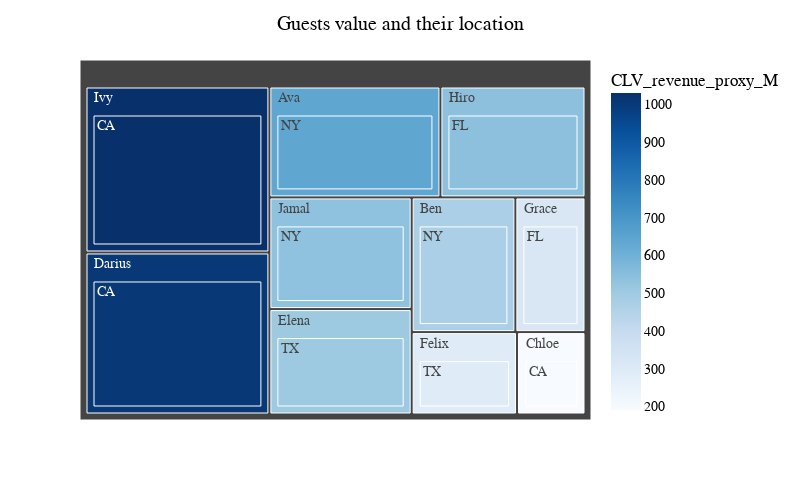

The code cell stored with this chart in its notebook:
### Markdown cell above
### 5- Mapping Guest Value Across States.

### Code cell
fig = px.treemap(guest_df,
                 path=['first_name','home_state'],
                 values='CLV_revenue_proxy_M',
                 color='CLV_revenue_proxy_M',     
                color_continuous_scale='Blues')
fig.update_layout(title='Guests value and their location',
                height=500, width=800,               # my figure size                   
                plot_bgcolor="white",                # my background
                title_x=0.5,                         # my title at the center
                font=dict(size=14, family="Arial,Bold",color="black"))
fig.show()

### Figure 1 — Plotly figure (JSON) as saved in the notebook; plotly's stock layout.template omitted (floating-point values rounded to 4 significant figures)
{"data": [{"branchvalues": "total", "customdata": [[1030.0], [1005.0], [190.4], [542.9], [318.8], [640.1], [536.3], [471.4], [506.3], [292.9], [1030.0], [1005.0], [190.4], [542.9], [318.8], [640.1], [536.3], [471.4], [506.3], [292.9]], "domain": {"x": [0, 1], "y": [0, 1]}, "hovertemplate": "labels=%{label}<br>CLV_revenue_proxy_M_sum=%{value}<br>parent=%{parent}<br>id=%{id}<br>CLV_revenue_proxy_M=%{color}<extra></extra>", "ids": ["Ivy/CA", "Darius/CA", "Chloe/CA", "Hiro/FL", "Grace/FL", "Ava/NY", "Jamal/NY", "Ben/NY", "Elena/TX", "Felix/TX", "Ivy", "Darius", "Chloe", "Hiro", "Grace", "Ava", "Jamal", "Ben", "Elena", "Felix"], "labels": ["CA", "CA", "CA", "FL", "FL", "NY", "NY", "NY", "TX", "TX", "Ivy", "Darius", "Chloe", "Hiro", "Grace", "Ava", "Jamal", "Ben", "Elena", "Felix"], "marker": {"coloraxis": "coloraxis", "colors": [1030.0, 1005.0, 190.4, 542.9, 318.8, 640.1, 536.3, 471.4, 506.3, 292.9, 1030.0, 1005.0, 190.4, 542.9, 318.8, 640.1, 536.3, 471.4, 506.3, 292.9]}, "name": "", "parents": ["Ivy", "Darius", "Chloe", "Hiro", "Grace", "Ava", "Jamal", "Ben", "Elena", "Felix", "", "", "", "", "", "", "", "", "", ""], "type": "treemap", "values": [1030.0, 1005.0, 190.4, 542.9, 318.8, 640.1, 536.3, 471.4, 506.3, 292.9, 1030.0, 1005.0, 190.4, 542.9, 318.8, 640.1, 536.3, 471.4, 506.3, 292.9]}], "layout": {"coloraxis": {"colorbar": {"title": {"text": "CLV_revenue_proxy_M"}}, "colorscale": [[0, "rgb(247,251,255)"], [0.125, "rgb(222,235,247)"], [0.25, "rgb(198,219,239)"], [0.375, "rgb(158,202,225)"], [0.5, "rgb(107,174,214)"], [0.625, "rgb(66,146,198)"], [0.75, "rgb(33,113,181)"], [0.875, "rgb(8,81,156)"], [1, "rgb(8,48,107)"]]}, "font": {"color": "black", "family": "Arial,Bold", "size": 14}, "height": 500, "legend": {"tracegroupgap": 0}, "margin": {"t": 60}, "plot_bgcolor": "white", "title": {"text": "Guests value and their location", "x": 0.5}, "width": 800}}
